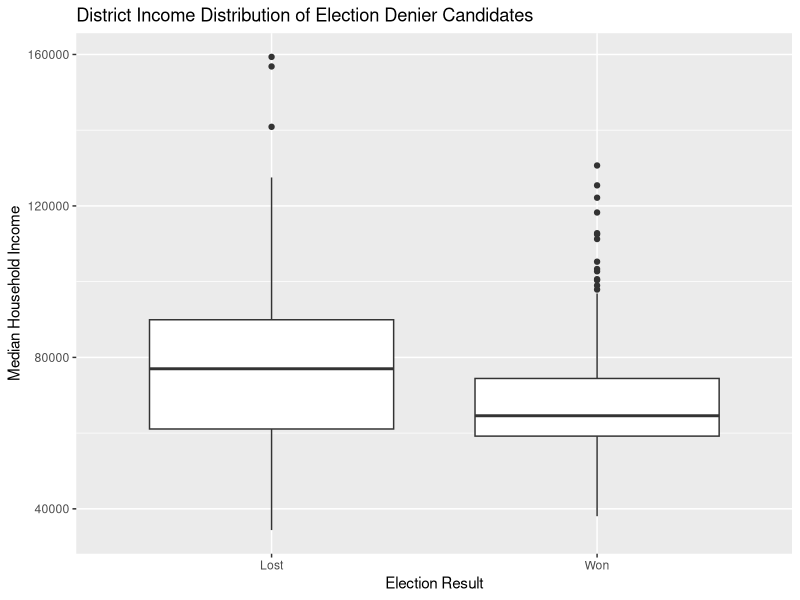

Reproduce this figure in R.
## ---- chunk 1
library(tidyverse)
election_deniers <- read_csv("election_deniers.csv")

election_deniers <- election_deniers |>
  mutate(result = if_else(win == 1, "Won", "Lost"))

graph <- election_deniers|>
  group_by(result) |>
  ggplot(aes(x = result,
                    y = median_household_income)) +
  geom_boxplot() +
  labs(title = "District Income Distribution of Election Denier Candidates",
       x = "Election Result",
       y = "Median Household Income")

graph
  
  

## ---- chunk 2
deniers_mean <- election_deniers |>
  group_by(result) |>
  summarize(mean_med_income = mean(median_household_income))
deniers_mean
